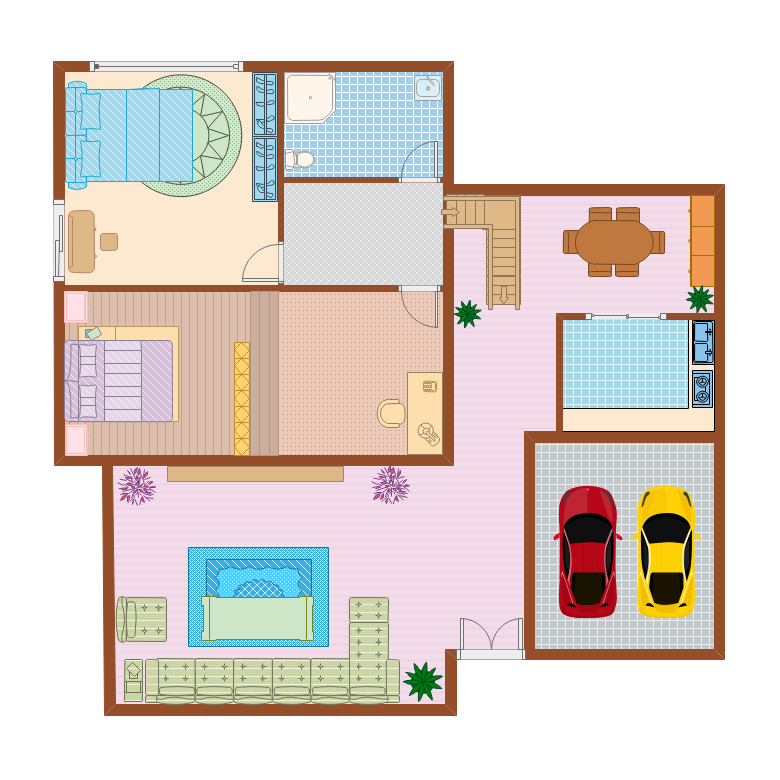
#> input picture backend/tests/fixtures/decorated_plan_a.png, 780 x 780 px
$ python -i parser_raster_decorated.py   (imports and definitions only)
#> lines starting #> are read from the running program, lines starting #| are printed output that depends on the picture
#> further down, picture is the input picture: shape (780, 780, 3); mean B, G, R 206.8, 212.8, 222.2
from __future__ import annotations

from dataclasses import dataclass

import cv2
import numpy as np

from .domain_rules import merge_warnings


@dataclass(frozen=True)
class DecoratedRasterPlan:
    structural_walls: np.ndarray
    wall_thickness_px: int
    room_polygons_px: list[list[tuple[float, float]]]
    warnings: tuple[str, ...]


# [165 lines left out: functions classify_raster_style, extract_decorated_plan, _brown_component_area_ratio, _detect_plan_roi, not called in this run]


def _flatten_decorated_image(image: np.ndarray) -> np.ndarray:
    """压平彩色纹理和家具细节，让后续结构墙提取更偏向粗边界。"""
    smoothed = cv2.bilateralFilter(image, 9, 45, 45)
    hsv = cv2.cvtColor(smoothed, cv2.COLOR_BGR2HSV)
#> hsv: shape (780, 780, 3); mean H, S, V 44.9, 42.8, 230
    hsv[:, :, 1] = np.clip(hsv[:, :, 1] * 0.42, 0, 255).astype(np.uint8)
#> hsv: shape (780, 780, 3); mean H, S, V 44.9, 17.6, 230
    hsv[:, :, 2] = cv2.medianBlur(hsv[:, :, 2], 5)
#> hsv: shape (780, 780, 3); mean H, S, V 44.9, 17.6, 231.5
    flattened = cv2.cvtColor(hsv, cv2.COLOR_HSV2BGR)
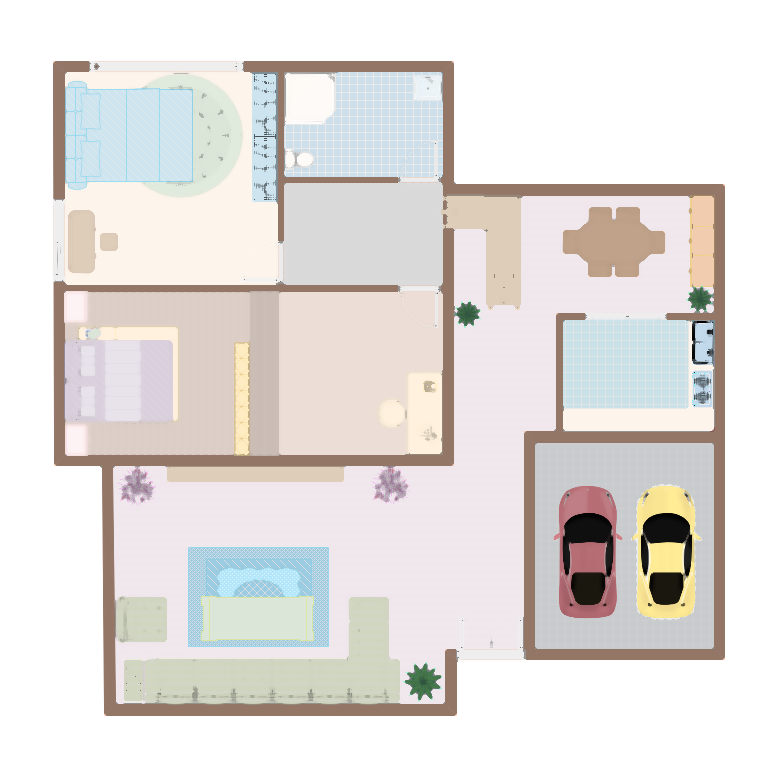
#> flattened: shape (780, 780, 3); mean B, G, R 221.5, 224.1, 228.1
    return cv2.edgePreservingFilter(flattened, flags=1, sigma_s=45, sigma_r=0.3)


# [16 lines left out: functions _brown_structural_mask, _offset_polygon, not called in this run]

>>> import cv2
>>> picture = cv2.imread('../tests/fixtures/decorated_plan_a.png')
>>> result = _flatten_decorated_image(picture)

$ run again, on backend/tests/fixtures/decorated_plan_b.png
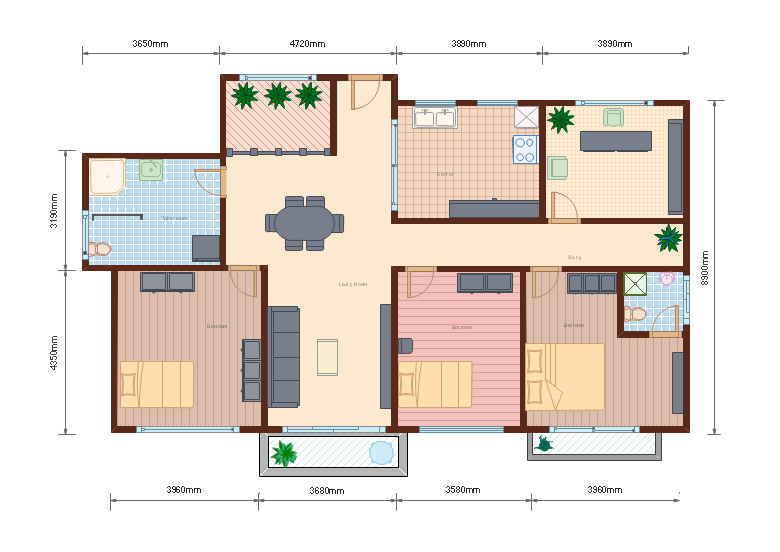
#> input picture backend/tests/fixtures/decorated_plan_b.png, 780 x 552 px
#> picture is the input picture: shape (552, 780, 3); mean B, G, R 214.4, 221.6, 230.7
#> in _flatten_decorated_image, `flattened = cv2.cvtColor(hsv, cv2.COLOR_HSV2BGR)`:
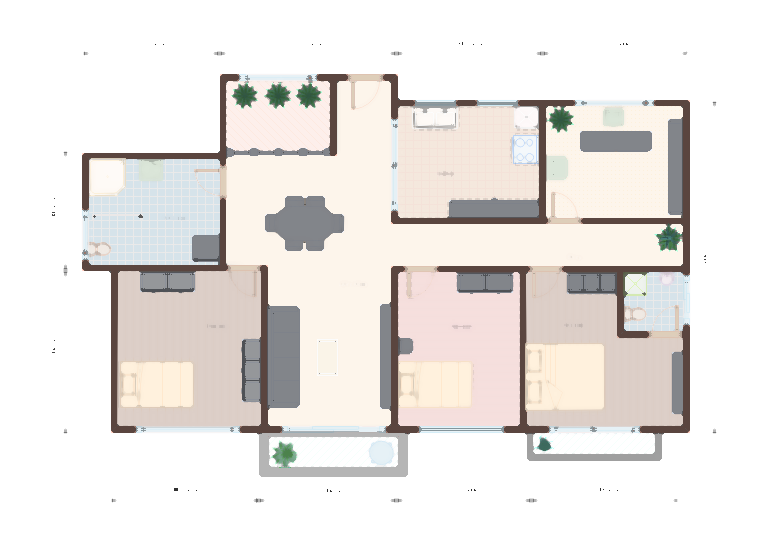
#> flattened: shape (552, 780, 3); mean B, G, R 228.5, 231.5, 235.3
